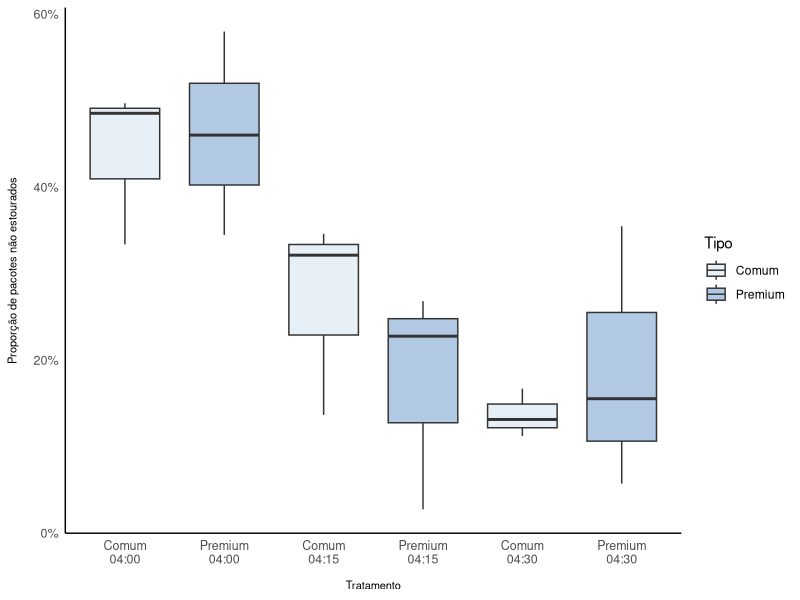
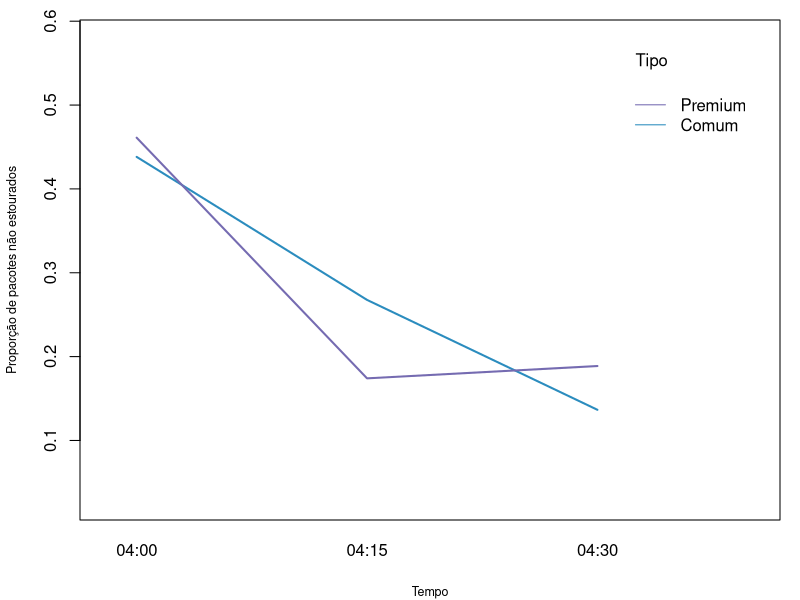
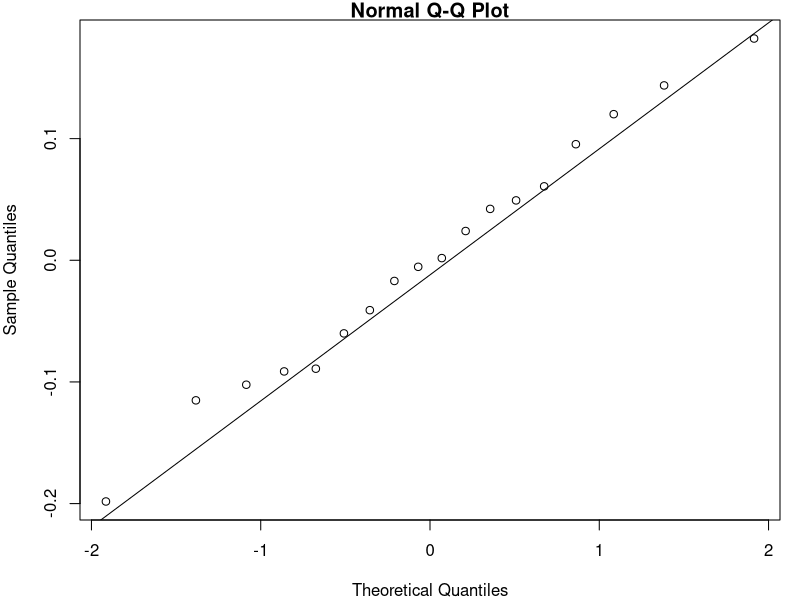

Generate these figures, in order, with R:
## ---- chunk 1
#| message: false
#| warning: false
#| include: false

library(dplyr)
library(car)
library(MASS)
library(lme4)
library(knitr)
library(kableExtra)
library(ggplot2)
library(RColorBrewer)

set.seed(21062026)

dados <- data.frame(
  Tempo = c(
    "04:00","04:00","04:00",
    "04:00","04:00","04:00",
    "04:15","04:15","04:15",
    "04:15","04:15","04:15",
    "04:30","04:30","04:30",
    "04:30","04:30","04:30"),
  Tipo = c(
    "Comum","Comum","Comum",
    "Premium","Premium","Premium",
    "Comum","Comum","Comum",
    "Premium","Premium","Premium",
    "Comum","Comum","Comum",
    "Premium","Premium","Premium"),
  Pacote = c(
    5,3,2,
    2,5,4,
    2,1,3,
    1,2,3,
    4,3,5,
    5,4,1),
  qtd_antes = c(
    132,139,132,
    126,122,124,
    136,132,134,
    132,127,147,
    144,145,134,
    123,127,129),
  qtd_nao_estourou = c(
    64,69,44,
    73,42,57,
    47,18,43,
    30,34,4,
    24,19,15,
    7,45,20)
)

# Transformando variáveis em fatores
dados$Tempo <- factor(dados$Tempo)
dados$Tipo <- factor(dados$Tipo)
dados$Pacote <- factor(dados$Pacote)

# Criando a variável resposta (proporção)
dados$prop_nao_estourou <- dados$qtd_nao_estourou / dados$qtd_antes
## ---- chunk 2
#| echo: false
#| message: false
#| warning: false
#| fig-cap: "Boxplot das combinações dos dois fatores (Tratamento)"
#| label: fig-boxplot
#| fig-height: 3
#| fig-width: 6
#| fig-pos: "H"
#| fig-align: "center" 


ggplot(
  dados,
  aes(
    x = interaction(Tipo, Tempo, sep = "\n"),
    y = prop_nao_estourou,
    fill = Tipo
  )
) +
  geom_boxplot(width = 0.7, alpha = 0.8) +
  scale_fill_brewer(palette = "BuPu") +
  scale_y_continuous(
    labels = scales::label_percent(accuracy = 1)
  ) +
  labs(
    x = "Tratamento",
    y = "Proporção de pacotes não estourados",
    fill = "Tipo"
  ) +
  theme_minimal() +
  theme(
    legend.position = "right",
    plot.title = element_text(hjust = 0.5, face = "bold"),
    axis.text.x = element_text(size = 9),
    axis.text.y = element_text(size = 9),
    axis.title.x = element_text(margin = margin(t = 10), size = 8),
    axis.title.y = element_text(margin = margin(r = 10), size = 8),
    panel.grid.major = element_blank(),
    panel.grid.minor = element_blank(),
    axis.line.x = element_line(color = "black"),
    axis.line.y = element_line(color = "black")
  )
## ---- chunk 3
#| echo: false
#| message: false
#| warning: false
#| fig-cap: "Gráfico de Interação"
#| label: fig-inter
#| fig-height: 3
#| fig-width: 6.6
#| fig-pos: "H"
#| fig-align: "center" 

par(mar = c(4, 4, 1, 1)) 

interaction.plot(
  x.factor = dados$Tempo,
  trace.factor = dados$Tipo,
  response = dados$prop_nao_estourou,
  
  col = c("#2B8CBE", "#756BB1"),
  lty = 1,
  lwd = 2,
  pch = 19,
  
  xlab = "Tempo",
  ylab = "Proporção de pacotes não estourados",
  trace.label = "Tipo",
  
  ylim = range(dados$prop_nao_estourou),
  
  main = "",
  cex.lab = 0.75
)
## ---- chunk 4
#| message: false
#| warning: false
#| include: false

modelo2 <- lmer(prop_nao_estourou~(1|Tipo)+(1|Tempo)+(1|Tipo:Tempo), data=dados, REML=TRUE)
summary(modelo2)
## ---- chunk 5
#| label: tbl-var
#| echo: false
#| message: false
#| warning: false
#| tbl-cap: "Componentes de variância do modelo - Efeitos Aleatórios"
#| tbl-pos: H


library(knitr)
library(kableExtra)

tabela_re <- data.frame(
  Grupo = c("Tipo:Tempo", "Tempo", "Tipo", "Residual"),
  Variancia = c(0.00000, 0.02114, 0.00000, 0.01127),
  Desvio_Padrao = c(0.0000, 0.1454, 0.0000, 0.1061)
)

names(tabela_re) <- c("Grupo", "Variância", "Desvio Padrão")

linha_extra <- data.frame(
  Grupo = "Estrutura do modelo: 18 observações | 6 grupos Tipo:Tempo | 3 níveis Tempo | 2 níveis Tipo",
  Variancia = "",
  Desvio_Padrao = ""
)

names(linha_extra) <- c("Grupo", "Variância", "Desvio Padrão")

tabela_final <- rbind(tabela_re, linha_extra)

kbl(
  tabela_final,
  booktabs = TRUE,
  align = c("c", "c", "c")
) %>%
  kable_styling(
    latex_options = c("hold_position", "striped"),
    full_width = FALSE,
    position = "center"
  ) %>%
  row_spec(
    nrow(tabela_final),
    bold = TRUE,
    extra_latex_after = "\\hline"
  ) %>%
  column_spec(1, width = "10cm")
## ---- chunk 6
#| label: tbl-teste
#| echo: false
#| message: false
#| warning: false
#| tbl-cap: "Teste dos efeitos Aleatórios"
#| tbl-pos: H

tabela_anova <- data.frame(
  Modelo = c("modelo_sem_interacao", "modelo_completo"),
  npar = c(4, 5),
  AIC = c(-15.363, -13.363),
  BIC = c(-11.801, -8.911),
  logLik = c(11.681, 11.681),
  `-2*log(L)` = c(-23.363, -23.363),
  Chisq = c("", 0),
  Df = c("", 1),
  `Pr(>Chisq)` = c("", 1),
  check.names = FALSE
)

kbl(
  tabela_anova,
  booktabs = TRUE,
  align = "c"
) %>%
  kable_styling(
    latex_options = c("HOLD_position", "scale_down", "striped"),
    full_width = FALSE,
    position = "center",
    font_size = 10
  )
## ---- chunk 7
qqnorm(resid(modelo2))
qqline(resid(modelo2))
## ---- chunk 8
#| label: tbl-coleta
#| echo: false
#| message: false
#| warning: false
#| tbl-cap: Dados coletados
#| tbl-pos: H

dados %>% 
  mutate(
    `Proporção` = sprintf("%.2f%%", 100 * prop_nao_estourou)
  ) %>% 
  dplyr::select(
    Tempo,
    Tipo,
    Pacote,
    `Antes` = qtd_antes,
    `Não estourou` = qtd_nao_estourou,
    Proporção
  ) %>% 
  kbl(
    booktabs = TRUE,
    align = c("c", "c", "c", "r", "r", "r")
  ) %>% 
  kable_styling(
    latex_options = c("HOLD_position", "striped"),
    full_width = FALSE,
    position = "center"
  )
## ---- chunk 9
#| label: tbl-descritivas
#| echo: false
#| message: false
#| warning: false
#| tbl-cap: "Estatísticas Descritivas - Proporção de não estourados"
#| tbl-pos: H

estatisticas <- dados %>%
    group_by(Tipo,Tempo) %>%
    summarise( n=n(),
        media=mean(prop_nao_estourou),
        desvio=sd(prop_nao_estourou),
        cv=100*sd(prop_nao_estourou)/mean(prop_nao_estourou),
        min=min(prop_nao_estourou),
        max=max(prop_nao_estourou)
)

estatisticas %>%
  mutate(
    Média   = sprintf("%.2f%%", 100 * media),
    Desvio  = sprintf("%.4f", desvio),
    CV      = sprintf("%.2f%%", cv),
    Mínimo  = sprintf("%.2f%%", 100 * min),
    Máximo  = sprintf("%.2f%%", 100 * max)
  ) %>%
  dplyr::select(
    Tipo,
    Tempo,
    `n` = n,
    Média,
    Desvio,
    CV,
    Mínimo,
    Máximo
  ) %>%
  kbl(
    booktabs = TRUE,
    align = c("c", "c", "c", "r", "r", "r", "r", "r")
  ) %>%
  kable_styling(
    latex_options = c("HOLD_position", "striped"),
    full_width = FALSE,
    position = "center"
  )
